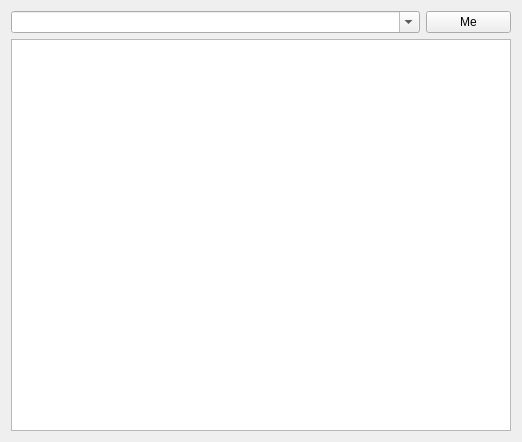
<?xml version="1.0" encoding="UTF-8"?>
<ui version="4.0">
 <class>Form</class>
 <widget class="QWidget" name="Form">
  <property name="geometry">
   <rect>
    <x>0</x>
    <y>0</y>
    <width>522</width>
    <height>442</height>
   </rect>
  </property>
  <property name="windowTitle">
   <string>Form</string>
  </property>
  <layout class="QGridLayout" name="gridLayout">
   <item row="0" column="0">
    <widget class="QComboBox" name="comboBoxSearch">
     <property name="editable">
      <bool>true</bool>
     </property>
    </widget>
   </item>
   <item row="0" column="1">
    <widget class="QPushButton" name="pushButtonReset">
     <property name="maximumSize">
      <size>
       <width>85</width>
       <height>27</height>
      </size>
     </property>
     <property name="text">
      <string>Me</string>
     </property>
    </widget>
   </item>
   <item row="1" column="0" colspan="2">
    <widget class="View" name="graphicsView">
     <property name="viewportUpdateMode">
      <enum>QGraphicsView::BoundingRectViewportUpdate</enum>
     </property>
    </widget>
   </item>
  </layout>
 </widget>
 <customwidgets>
  <customwidget>
   <class>View</class>
   <extends>QGraphicsView</extends>
   <header>cutecoin.wot.qt.view.h</header>
  </customwidget>
 </customwidgets>
 <resources/>
 <connections>
  <connection>
   <sender>pushButtonReset</sender>
   <signal>clicked()</signal>
   <receiver>Form</receiver>
   <slot>reset()</slot>
   <hints>
    <hint type="sourcelabel">
     <x>516</x>
     <y>23</y>
    </hint>
    <hint type="destinationlabel">
     <x>284</x>
     <y>198</y>
    </hint>
   </hints>
  </connection>
  <connection>
   <sender>comboBoxSearch</sender>
   <signal>currentIndexChanged(int)</signal>
   <receiver>Form</receiver>
   <slot>select_node()</slot>
   <hints>
    <hint type="sourcelabel">
     <x>215</x>
     <y>22</y>
    </hint>
    <hint type="destinationlabel">
     <x>260</x>
     <y>220</y>
    </hint>
   </hints>
  </connection>
 </connections>
 <slots>
  <slot>reset()</slot>
  <slot>search()</slot>
  <slot>select_node()</slot>
 </slots>
</ui>
